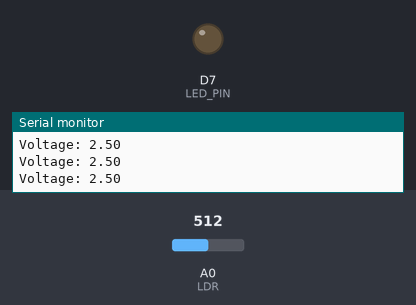
A sketch run on a simulated ESP8266 (NodeMCU). Parts: output pins drawn as LEDs (lit = HIGH), the last lines printed to the serial monitor. The inputs (shaded band) are chosen by the test bench; at power-on: A0 (LDR) = 512.

Above: at 1.3 s.
1.4 s: A0 (LDR) set to 501
At 2.7 s:
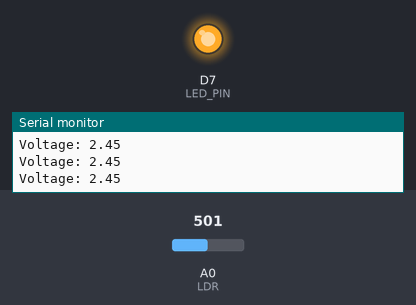
3.0 s: A0 (LDR) set to 716
At 3.9 s:
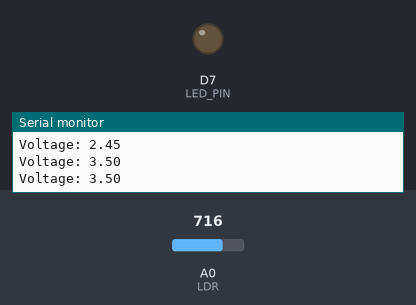
4.5 s: A0 (LDR) set to 511
At 5.0 s:
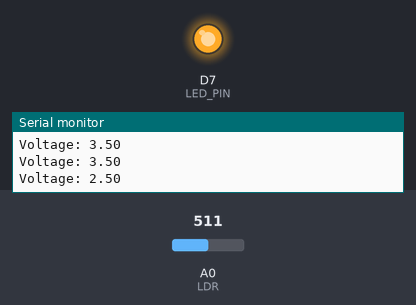
Timing chart, 0 to 7.5 s (numbered marks = the images above; inputs shaded):
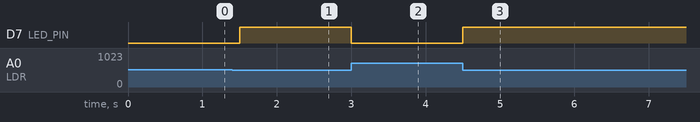

Measured:
- the behaviour switches between 512 and 511 on A0 (LDR) (found by bisection; images 0 and 1)
- after the input at 1.4 s, D7 (LED_PIN): LOW → HIGH after 0.10 s
- after the input at 3.0 s, D7 (LED_PIN): HIGH → LOW at once
- after the input at 4.5 s, D7 (LED_PIN): LOW → HIGH at once

The sketch:

LDR_LED.ino
```cpp
#define LED_PIN D7   // D4 on NodeMCU (GPIO2) or pin 13 on Arduino Uno

void setup() {
  Serial.begin(9600);       // initialize serial communication
  pinMode(LED_PIN, OUTPUT); // set LED pin as output
}

void loop() {
  int sensorValue = analogRead(A0); // read analog value from LDR
  float voltage = sensorValue * (5.0 / 1023.0); // map to 0–5V

  Serial.print("Voltage: ");
  Serial.println(voltage);

  // Simple threshold check
  if (voltage < 2.5) { // if it is dark (low voltage from LDR)
    digitalWrite(LED_PIN, HIGH); // turn LED ON
  } else {
    digitalWrite(LED_PIN, LOW);  // turn LED OFF
  }

  delay(500);
}
```
